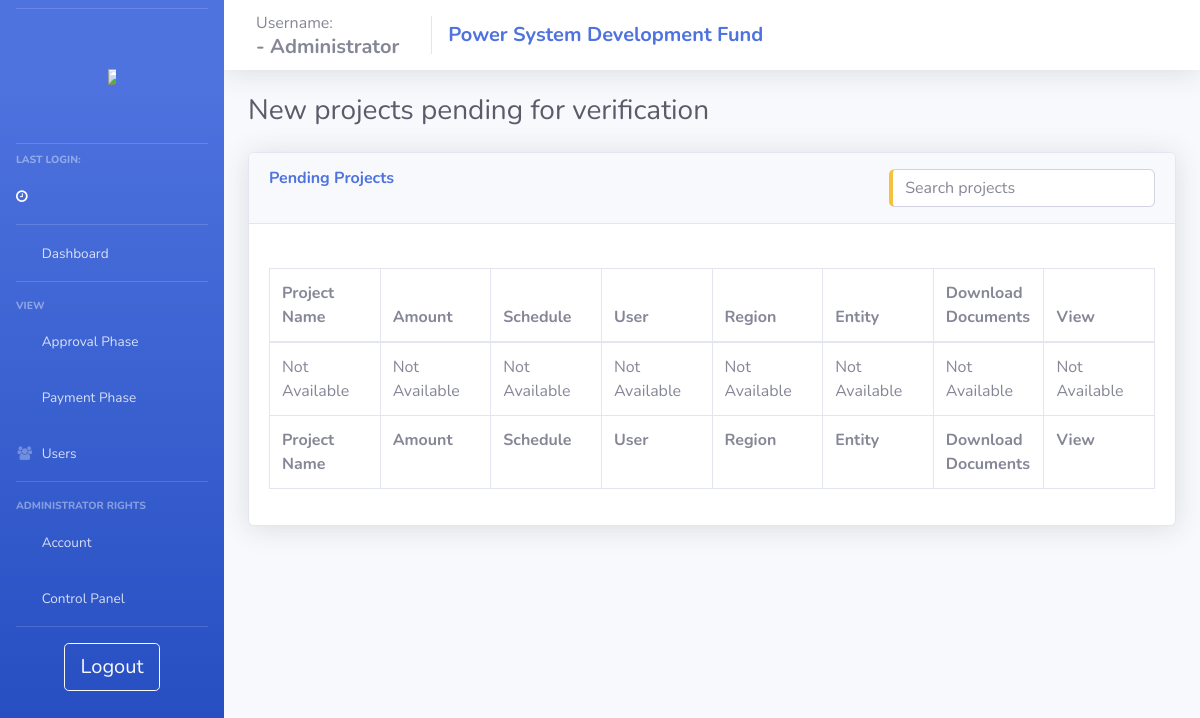
The app's page /admin_pending_projects/ (signed in), older data.
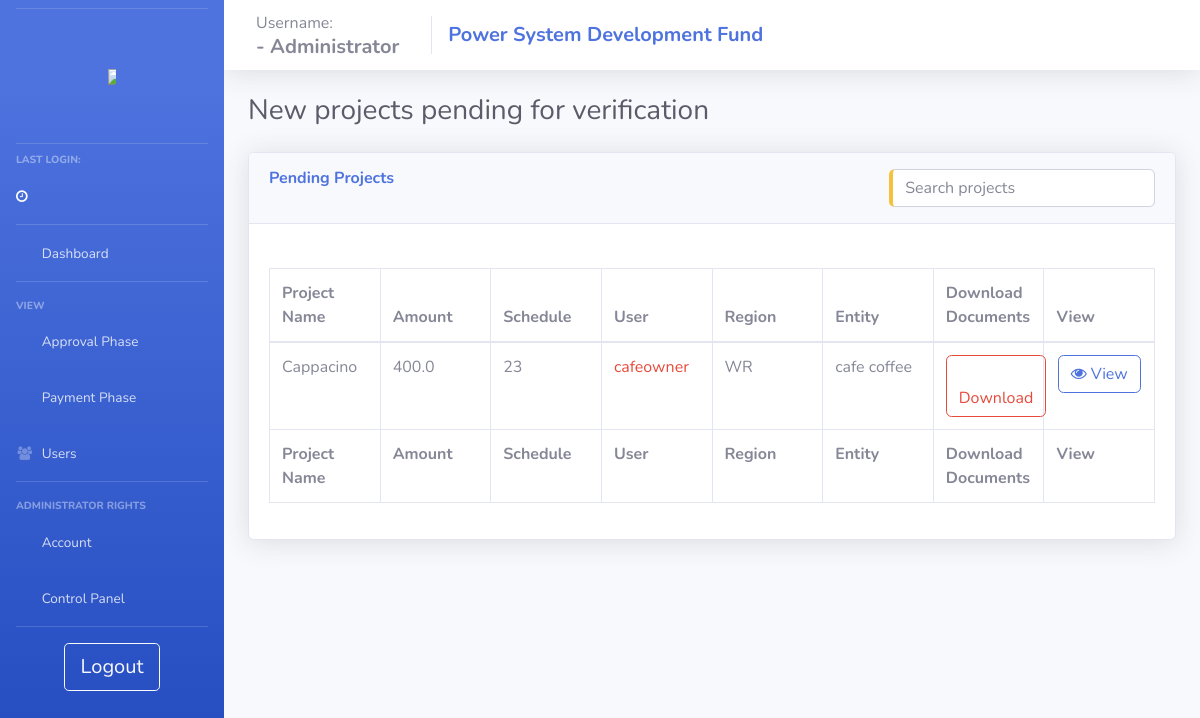
The same page, newer data.
### psdf_main/models.py (models this page shows, shortened)
class temp_projects(models.Model):
    userid = models.ForeignKey(users, null = True, on_delete = models.CASCADE)
    proname = models.CharField(max_length=200, null = True)
    dprsubdate = models.DateField(auto_now_add=True, null = True)
    dprdenydate = models.DateField(null = True, auto_now_add=True)
    amountasked = models.FloatField(null = True)
    projectpath = models.TextField(null = True)
    deny = models.BooleanField(max_length=1, null = True, default = False)
    remark = models.TextField(null = True)
    schedule = models.IntegerField(null = True)
    removed = models.BooleanField(max_length=1, null = True, default=False)
    submitted_boq  = models.TextField(null=True)

class users(models.Model):
    username = models.CharField(max_length=200, null = False, unique = True)
    password = models.CharField(max_length=200, null = True)
    nodal = models.CharField(max_length=200, null = True)
    region = models.CharField(max_length=20, null = True)
    email = models.TextField(max_length=50, null=True)
    utilname = models.CharField(max_length=400, null = True)
    contact = models.CharField(max_length=10, null = True)
    address = models.CharField(max_length=500, null = True)
    reqdate = models.DateField(auto_now_add=True,null = True)
    aprdate = models.DateField( null = True)
    lastlogin = models.DateTimeField(null = True)
    admin = models.BooleanField(default=False)
    auditor = models.BooleanField(default=False)
    active = models.BooleanField(default=False)
    activate = models.BooleanField(default=False)
    notification = models.TextField(null=True)
    tpd = models.TextField(null=True)

### psdf_main/admin_control_panel.py (the view)
# urls.py: path('admin_pending_projects/', views.admin_pending_projects, name="admin_pending_projects"),
def admin_pending_projects(request):
    if adminonline(request):
        context = full_admin_context(request)
        context['projectobj']  = temp_projects.objects.all().exclude(deny = True)
        for proj in context['projectobj']:
            proj.submitted_boq = get_boq_details(proj.submitted_boq)
            proj.submitted_boq_Gtotal = get_Gtotal_list(proj.submitted_boq)
        return render(request, 'psdf_main/_admin_pending_projects.html', context)

### psdf_main/helpers.py (called while the page is built, shortened)
def adminonline(request):
    if (request.session.has_key('user') and request.session.has_key('admin')):
        return True
    else:
        return False

def userDetails(username):
    user = {}
    userobj = users.objects.filter(username = username)[:1]
    return user

def get_boq_details(submitted_boq):
    print(submitted_boq)
    eachboq = submitted_boq[1:-1].replace("\'", "\"").replace("}, {","}&%#{").split('&%#')
    abc = []
    for boq in eachboq :
        print(boq)
        one_boq = json.loads(boq)
        abc.append(one_boq)
    return abc

def get_Gtotal_list(abc):
    item_Gtotal = {}
    Gtotal_list = []
    for boq in abc:
        if boq['itemname'] in item_Gtotal.keys():
            item_Gtotal[boq['itemname']] = item_Gtotal[boq['itemname']] + boq['itemcost']
        else:
                item_Gtotal[boq['itemname']] = boq['itemcost']
    for key, value in item_Gtotal.items():
        Gtotal_list.append({'itemname':key, 'grandtotal':value})
    return Gtotal_list

def pen_users(request):
    if adminonline(request):
        penuser = users.objects.filter(activate = False)
        return penuser
    else:
        return oops(request)

### psdf_main/templates/psdf_main/_admin_pending_projects.html (shortened to what this page needs)
{% extends 'psdf_main/includes/admin_layout.html'%} {% load static %} {% block body %}
<div class="d-sm-flex align-items-center justify-content-between mb-4">
    <h1 class="h3 mb-0 text-gray-800">New projects pending for verification</h1>
</div>
<div class="row">
    <div class="col-lg-12">
        <div class="card shadow mb-4">
            <div class="card-header py-3">
                <h6 class="m-0 font-weight-bold text-primary">Pending Projects
                    <input type="text" id="temp_proj_search" class="form-control input-text pull-right border-left-warning" onkeyup="get_temp_proj('temp_proj_search','dataTable')" placeholder="Search projects" title="Search" style="margin:auto; width: 30%;">
                </h6>
            </div>
            <div class="card-body">
                <br>
                <div class="table-responsive">
                    <table class="table table-bordered" id="dataTable" width="100%" cellspacing="0" style="table-layout: fixed;
                    width: 100%;">
                        <thead>
                            <tr>
                                <th>Project Name</th>
                                <th>Amount</th>
                                <th>Schedule</th>
                                <th>User</th>
                                <th>Region</th>
                                <th>Entity</th>
                                <th>Download Documents</th>
                                <th>View</th>
                            </tr>
                        </thead>
                        <tfoot>
                            <tr>
                                <th>Project Name</th>
                                <th>Amount</th>
                                <th>Schedule</th>
                                <th>User</th>
                                <th>Region</th>
                                <th>Entity</th>
                                <th>Download Documents</th>
                                <th>View</th>
                            </tr>
                        </tfoot>
                        <tbody>
                            {% if not projectobj %}
                            <tr>
                                <td>Not Available</td>
                                <td>Not Available</td>
                                <td>Not Available</td>
                                <td>Not Available</td>
                                <td>Not Available</td>
                                <td>Not Available</td>
                                <td>Not Available</td>
                                <td>Not Available</td>
                            </tr>
                            {% else %} {% for proj in projectobj %}
                            <tr>
                                <td>{{proj.proname}}</td>
                                <td>{{proj.amountasked}}</td>
                                <td>{{proj.schedule}}</td>
                                <td><a href="/view_user/{{proj.userid.id}}" class="text-danger">{{proj.userid.username}}</a></td>
                                <td>{{proj.userid.region}}</td>
                                <td>
                                    {{proj.userid.utilname}}
                                </td>
                                <td class="text-center"><button type="button" class="btn btn-outline-danger btn-responsive" data-toggle="modal" data-target="#modalforDown{{proj.id}}">
                                            <i class="fas fa-download"></i> Download
                                        </button></td>
                                <td class="text-center"><button type="button" class="btn btn-outline-primary btn-responsive" data-toggle="modal" data-target="#modalforT{{proj.id}}">
                                        <i class="fa fa-eye"></i> View
                                    </button></td>
                            </tr>
                            {% endfor %} {% endif %}
                        </tbody>
                    </table>
                </div>
            </div>
        </div>
    </div>
</div>
</div>
</div>
{% endblock %}

Row changes from the older to the newer data that the page shows:
added temp_projects: proname "Cappacino", amountasked "400.0", schedule "23", userid.username "cafeowner", userid.region "WR", userid.utilname "cafe coffee"
Text that changed along with them:
text no longer shown: "Not Available Not Available Not Available Not Available Not Available Not Available Not Available Not Available"
